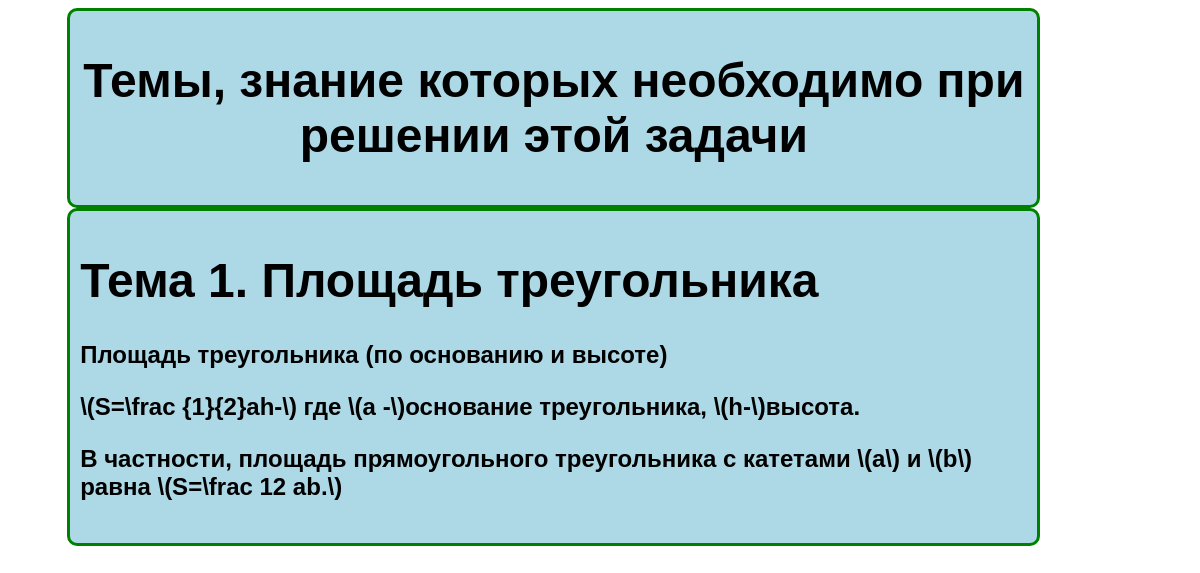
Page /theme/4/ on the committed database.
### main/models.py (models this page shows, shortened)
class Themes(models.Model):
    name_theme = models.CharField(max_length=200, db_index=True)
    content_theme = models.TextField(blank=True, null=True, default='')

### main/views.py (the view)
# urls.py: path('theme/<int:pkk>/', views.theme, name='theme')
def theme(request, pkk):
    prb = Probl.objects.get(pk=pkk)
    tp = Topic.objects.get(pk=prb.topic_id)
    hnt = prb.hint_txt
    th = hnt.split("/")
    thm = []
    for t in th:
        tt = Themes.objects.get(pk=int(t))
        u = tt.name_theme.center(100) + tt.content_theme
        thm.append(u)
    context = {
        'tp': tp,
        'thm': thm
    }
    return render(request, 'main/theme.html', context=context)

### main/templates/main/theme.html (shortened to what this page needs)
<!doctype html>
<html lang="en">
<head>
</head>
<body>
<div class="px_l" style="background-color: LightBlue">
<h1 align="center">Темы, знание которых необходимо при решении этой задачи</h1>
</div>
{% autoescape off %}
 {% for t in thm %}
   <div class="px_l" style="background-color: LightBlue">
    <h1>Тема {{forloop.counter}}. {{t|slice:":100"}} </h1>
    <h4> {{t|slice:"100:"}} </h4>
</div>
  {%endfor%}
{% endautoescape %}
</body>
</html>

### rows in the picture
Themes: name_theme "Площадь треугольника", t "Площадь треугольника (по основанию и высоте) \\(S=\\frac {1}{2}ah-\\) где \\(a -\\)основание треугольника, \\(h-\\)высота. В частности, площадь прямоугольного треугольника с катетами \\(a\\) и \\(b\\) равна \\(S=\\frac 12 ab.\\)"
